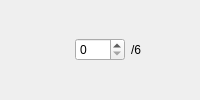
         <widget class="QWidget" name="widget_2" native="true">
          <layout class="QHBoxLayout" name="horizontalLayout_2">
           <property name="leftMargin">
            <number>0</number>
           </property>
           <property name="topMargin">
            <number>0</number>
           </property>
           <property name="rightMargin">
            <number>0</number>
           </property>
           <property name="bottomMargin">
            <number>0</number>
           </property>
           <item>
            <widget class="QLabel" name="label_2">
             <property name="maximumSize">
              <size>
               <width>75</width>
               <height>75</height>
              </size>
             </property>
             <property name="toolTip">
              <string>#332E57_#6D5BAE</string>
             </property>
             <property name="text">
              <string/>
             </property>
             <property name="pixmap">
              <pixmap resource="resource.qrc">:/pairs/pairs/#332E57_#6D5BAE.png</pixmap>
             </property>
             <property name="scaledContents">
              <bool>true</bool>
             </property>
            </widget>
           </item>
           <item>
            <widget class="QSpinBox" name="spinBox_2">
             <property name="maximumSize">
              <size>
               <width>50</width>
               <height>16777215</height>
              </size>
             </property>
             <property name="minimum">
              <number>0</number>
             </property>
             <property name="maximum">
              <number>6</number>
             </property>
            </widget>
           </item>
           <item>
            <widget class="QLabel" name="label_2_2">
             <property name="text">
              <string>/6</string>
             </property>
            </widget>
           </item>
          </layout>
         </widget>
